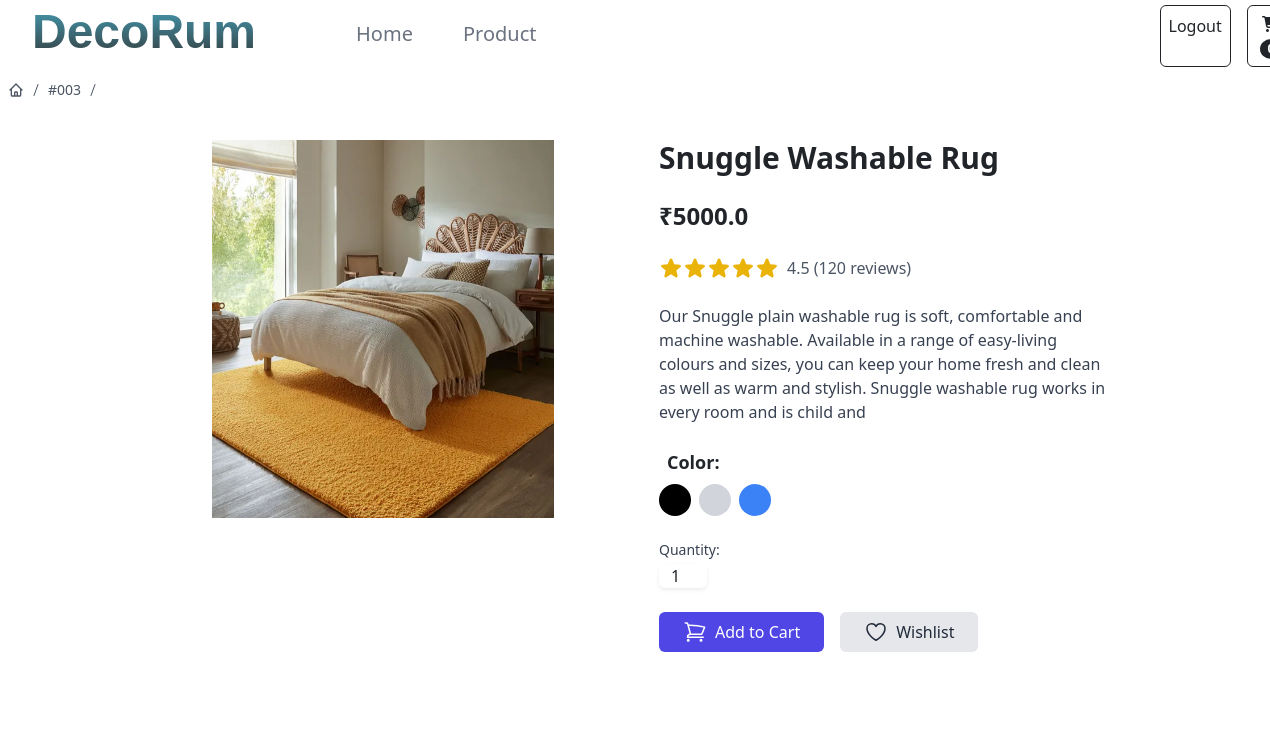
/product/28/, run on the app's committed database.
### store/models.py (models this page shows, shortened)
class BaseModel(models.Model):
    created_date=models.DateTimeField(auto_now_add=True)
    updated_date=models.DateTimeField(auto_now=True)
    is_active=models.BooleanField(default=True)

class Furniture(BaseModel):
    name = models.CharField(max_length=255, null=True)
    code = models.CharField(max_length=100, null=True)
    category_object=models.ForeignKey(Category,on_delete=models.CASCADE)
    description = models.CharField(max_length=255, null=True)
    price = models.FloatField(null=True)
    picture= models.ImageField(upload_to='images/', null=True)
    color_object=models.ManyToManyField(Colour)
    type_object=models.ForeignKey(Type,on_delete=models.CASCADE)

### store/views.py (the view)
# urls.py: path('product/<int:pk>/',views.ProductDetailview.as_view(),name='product-detail'),
class ProductDetailview(views.View):
    template_name="detail.html"
    def get(self,request,*args,**kwargs):
        id=kwargs.get("pk")
        qs=Furniture.objects.get(id=id)
        return render(request,self.template_name,{"data":qs})

### store/context_processors.py (called while the page is built)
def cart_count_context(request):
    count=0
    if request.user.is_authenticated:
        count=BasketItem.objects.filter(Basket_object=request.user.cart,is_order_placed=False).count()
    return {"item_count":count}

### store/templates/detail.html (shortened to what this page needs)
{% extends 'base.html' %}
{% block main_block %}
<div class="p-2">
    <nav aria-label="Breadcrumb">
        <ol class="flex items-center gap-1 text-sm text-gray-600">
          <li>
            <a href="{% url 'product-list' %}" class="block transition hover:text-gray-700">
            </a>
          </li>
          <li class="rtl:rotate-180">
            <svg
              xmlns="http://www.w3.org/2000/svg"
              fill="none"
              viewBox="0 0 24 24"
              stroke-width="1.5"
              stroke="currentColor"
              class="size-4"
            >
              <path stroke-linecap="round" stroke-linejoin="round" d="m9 20.247 6-16.5" />
            </svg>
          </li>
          <li>
            <a href="#" class="block transition hover:text-gray-700"> {{data.code}} </a>
          </li>
          <li class="rtl:rotate-180">
            <svg
              xmlns="http://www.w3.org/2000/svg"
              fill="none"
              viewBox="0 0 24 24"
              stroke-width="1.5"
              stroke="currentColor"
              class="size-4"
            >
              <path stroke-linecap="round" stroke-linejoin="round" d="m9 20.247 6-16.5" />
            </svg>
          </li>
        </ol>
    </nav>
</div>
<div class="bg-white">
    <div class="container mx-auto px-4 py-8">
      <div class="flex flex-wrap -mx-4">
        <div class="w-full md:w-1/2 px-4 mb-8">
          {% if data.picture %}
          <img src="{{data.picture.url}}" id="mainImage" class="w-3/4 h-3/4 mx-auto">
          {% endif %}
        </div>
        <div class="w-full md:w-1/2 px-4">
          <h2 class="text-3xl font-bold mb-2">{{data.name}}</h2>
          <div class="mb-4">
            <span class="text-2xl font-bold mr-2">₹{{data.price}}</span>
          </div>
          <div class="flex items-center mb-4">
             <span class="ml-2 text-gray-600">4.5 (120 reviews)</span>
          </div>
          <p class="text-gray-700 mb-6">{{data.description}}</p>
          <div class="mb-6">
            <h3 class="text-lg font-semibold mb-2 ml-2">Color:</h3>
            <div class="flex space-x-2">
              <button class="w-8 h-8 bg-black rounded-full focus:outline-none focus:ring-2 focus:ring-offset-2 focus:ring-black"></button>
              <button class="w-8 h-8 bg-gray-300 rounded-full focus:outline-none focus:ring-2 focus:ring-offset-2 focus:ring-gray-300"></button>
              <button class="w-8 h-8 bg-blue-500 rounded-full focus:outline-none focus:ring-2 focus:ring-offset-2 focus:ring-blue-500"></button>
            </div>
          </div>
          <form action="{%url 'addtocart' data.id%}" method="post" class="mb-6">
          <div class="mb-6">
            <label for="quantity" class="block text-sm font-medium text-gray-700 mb-1">Quantity:</label>
            <input type="number" id="quantity" name="quantity" min="1" value="1"
                          class="w-12 text-center rounded-md border-gray-300  shadow-sm focus:border-indigo-300 focus:ring focus:ring-indigo-200 focus:ring-opacity-50">
          </div>
          <div class="flex space-x-4 mb-6 " >
            <button type="submit"
                          class="bg-indigo-600 flex gap-2 items-center text-white px-6 py-2 rounded-md hover:bg-indigo-700 focus:outline-none focus:ring-2 focus:ring-indigo-500 focus:ring-offset-2">
                          Add to Cart
                      </button>
            <button
                          class="bg-gray-200 flex gap-2 items-center  text-gray-800 px-6 py-2 rounded-md hover:bg-gray-300 focus:outline-none focus:ring-2 focus:ring-gray-500 focus:ring-offset-2">
                          Wishlist
                      </button>
          </div>
          </form>
        </div>
      </div>
    </div>
</div>
{% endblock %}

### data on the page
Furniture: code "#003", picture (picture), name "Snuggle Washable Rug", price "5000.0", description "Our Snuggle plain washable rug is soft, comfortable and machine washable. Available in a range of easy-living colours and sizes, you can keep your home fresh and clean as well as warm and stylish. Snuggle washable rug works in every room and is child and"
